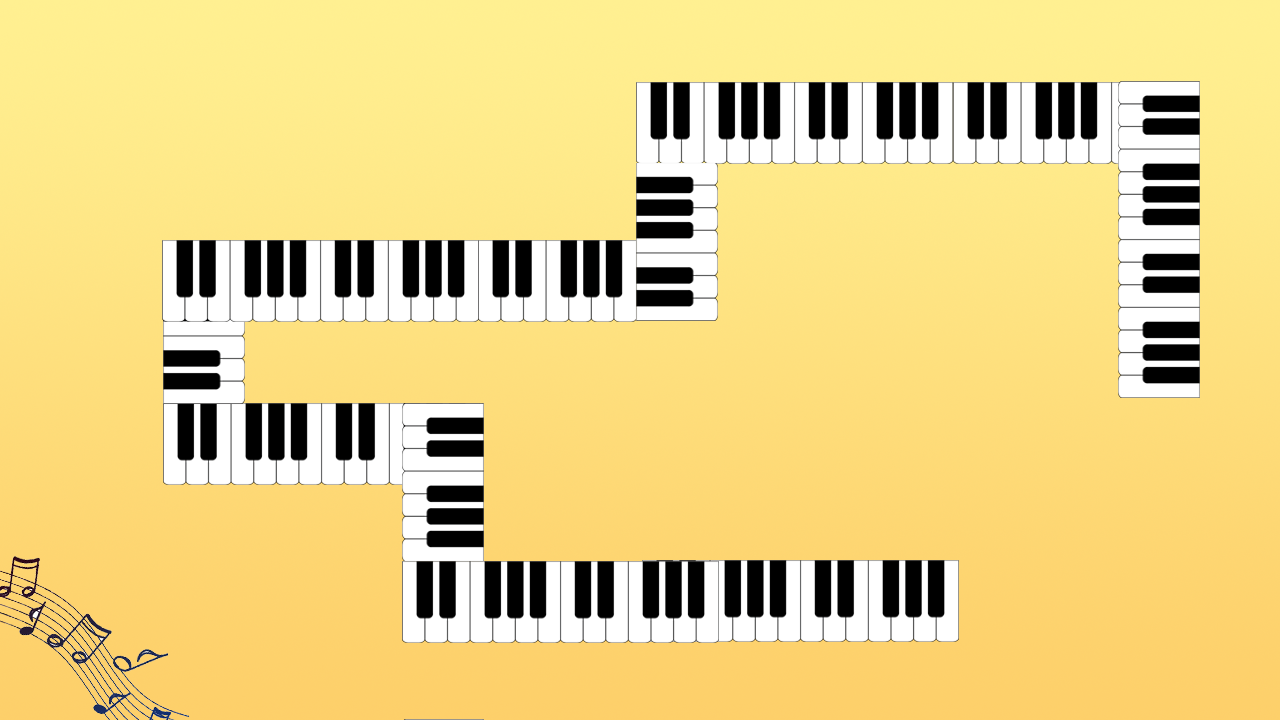

Rendered tile map (Tiled .tmx) drawn with the repository's tilesets; below, a short description and the map source with its tile grids summarised:
An orthogonal 16x9 tile map with 80x80 px tiles, 1 tile layer (块层 1) and 43 objects (enemy, baby, assistant).

<map version="1.0" orientation="orthogonal" width="16" height="9" tilewidth="80" tileheight="80">
 <tileset firstgid="1" name="1" tilewidth="80" tileheight="80">
  <image source="1.png" width="1280" height="720" />
 </tileset>
 <layer name="块层 1" width="16" height="9">
  <data>[144 cells, 144 non-empty, 144 distinct tile ids]</data>
 </layer>
 <objectgroup name="road" width="16" height="9" visible="0">
  <object x="438" y="560" width="518" height="80">
   <properties>
    <property name="direction" value="left" />
   </properties>
  </object>
  <object x="402" y="436" width="82" height="204">
   <properties>
    <property name="direction" value="up" />
   </properties>
  </object>
  <object x="202" y="402" width="282" height="82">
   <properties>
    <property name="direction" value="left" />
   </properties>
  </object>
  <object x="160" y="280" width="84" height="204">
   <properties>
    <property name="direction" value="up" />
   </properties>
  </object>
  <object x="160" y="240" width="512" height="80">
   <properties>
    <property name="direction" value="right" />
   </properties>
  </object>
  <object x="638" y="118" width="78" height="202">
   <properties>
    <property name="direction" value="up" />
   </properties>
  </object>
  <object x="640" y="80" width="518" height="80">
   <properties>
    <property name="direction" value="right" />
   </properties>
  </object>
  <object x="1120" y="80" width="80" height="480">
   <properties>
    <property name="direction" value="down" />
   </properties>
  </object>
 </objectgroup>
 <objectgroup name="people" width="16" height="9" visible="0">
  <object name="enemy" x="880" y="560" width="80" height="80" />
  <object name="baby" x="1120" y="400" width="80" height="80" />
  <object name="assistant" x="1147" y="356" width="34" height="36" />
 </objectgroup>
 <objectgroup name="tower" width="16" height="9">
  <object x="640" y="480" width="80" height="80">
   <properties>
    <property name="type" value="5,6,7" />
   </properties>
  </object>
  <object x="400" y="320" width="80" height="80">
   <properties>
    <property name="type" value="5,6,7" />
   </properties>
  </object>
  <object x="240" y="480" width="80" height="80">
   <properties>
    <property name="type" value="5,6,7" />
   </properties>
  </object>
  <object x="720" y="160" width="80" height="80">
   <properties>
    <property name="type" value="5,6,7" />
   </properties>
  </object>
  <object x="1040" y="160" width="80" height="80">
   <properties>
    <property name="type" value="5,6,7" />
   </properties>
  </object>
  <object x="640" y="320" width="80" height="80">
   <properties>
    <property name="type" value="5,6,7" />
   </properties>
  </object>
  <object x="480" y="320" width="80" height="80">
   <properties>
    <property name="type" value="5,6,7" />
   </properties>
  </object>
  <object x="320" y="480" width="80" height="80">
   <properties>
    <property name="type" value="5,6,7" />
   </properties>
  </object>
  <object x="320" y="160" width="80" height="80">
   <properties>
    <property name="type" value="5,6,7" />
   </properties>
  </object>
  <object x="400" y="160" width="80" height="80">
   <properties>
    <property name="type" value="5,6,7" />
   </properties>
  </object>
  <object x="80" y="320" width="80" height="80">
   <properties>
    <property name="type" value="5,6,7" />
   </properties>
  </object>
  <object x="80" y="400" width="80" height="80">
   <properties>
    <property name="type" value="5,6,7" />
   </properties>
  </object>
  <object x="1040" y="240" width="80" height="80">
   <properties>
    <property name="type" value="5,6,7" />
   </properties>
  </object>
  <object x="960" y="160" width="80" height="80">
   <properties>
    <property name="type" value="5,6,7" />
   </properties>
  </object>
  <object x="880" y="480" width="80" height="80">
   <properties>
    <property name="type" value="5,6,7" />
   </properties>
  </object>
 </objectgroup>
 <objectgroup name="barrier" width="16" height="9" visible="0">
  <object x="480" y="560" width="480" />
  <object x="960" y="560" height="80" />
  <object x="400" y="640" width="560" />
  <object x="400" y="480" height="160" />
  <object x="160" y="480" width="240" />
  <object x="160" y="240" height="240" />
  <object x="240" y="400" width="240" />
  <object x="480" y="400" height="160" />
  <object x="240" y="320" height="80" />
  <object x="240" y="320" width="480" />
  <object x="720" y="160" height="160" />
  <object x="720" y="160" width="400" />
  <object x="1120" y="160" height="480" />
  <object x="1200" y="80" height="560" />
  <object x="640" y="80" width="560" />
  <object x="640" y="80" height="160" />
  <object x="160" y="240" width="480" />
 </objectgroup>
</map>
